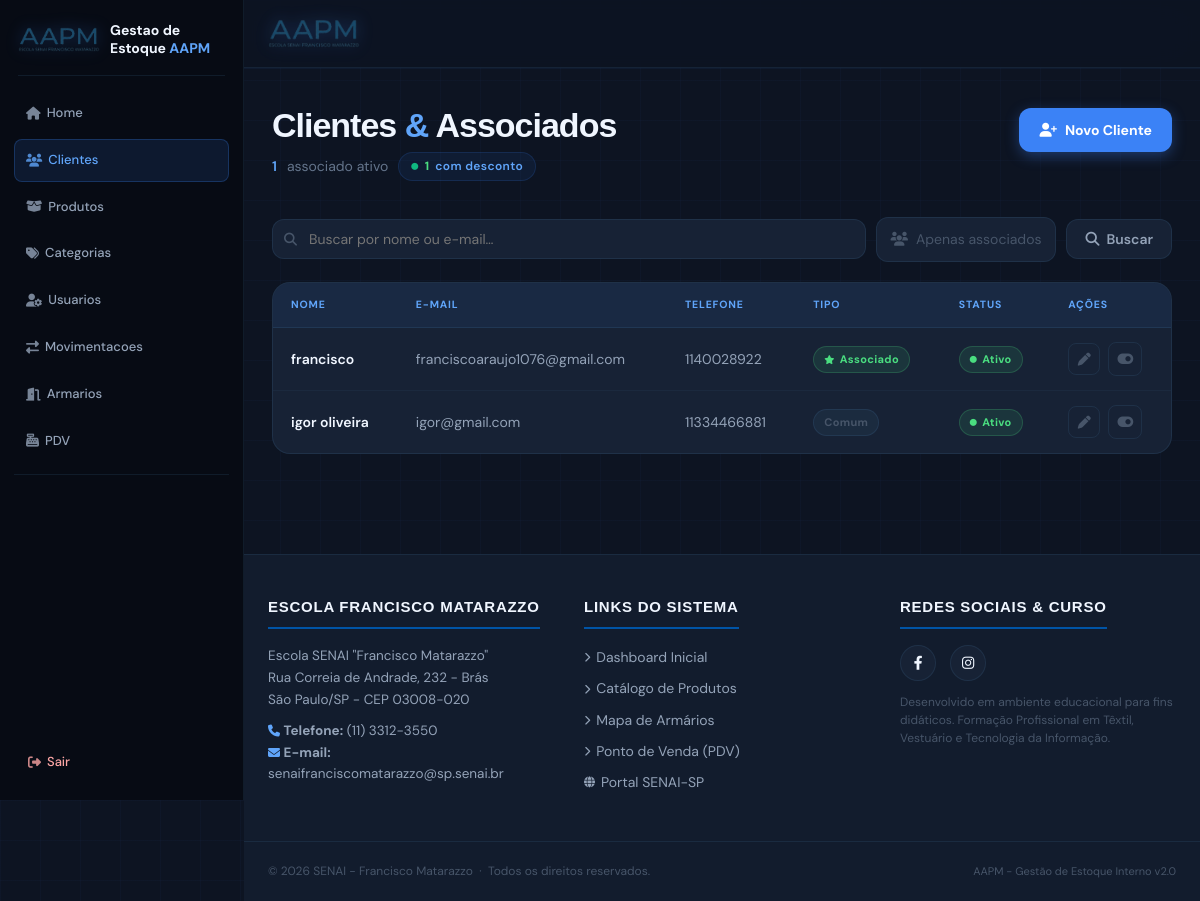
/cliente/ (signed in), run on an earlier commit of the app's database.
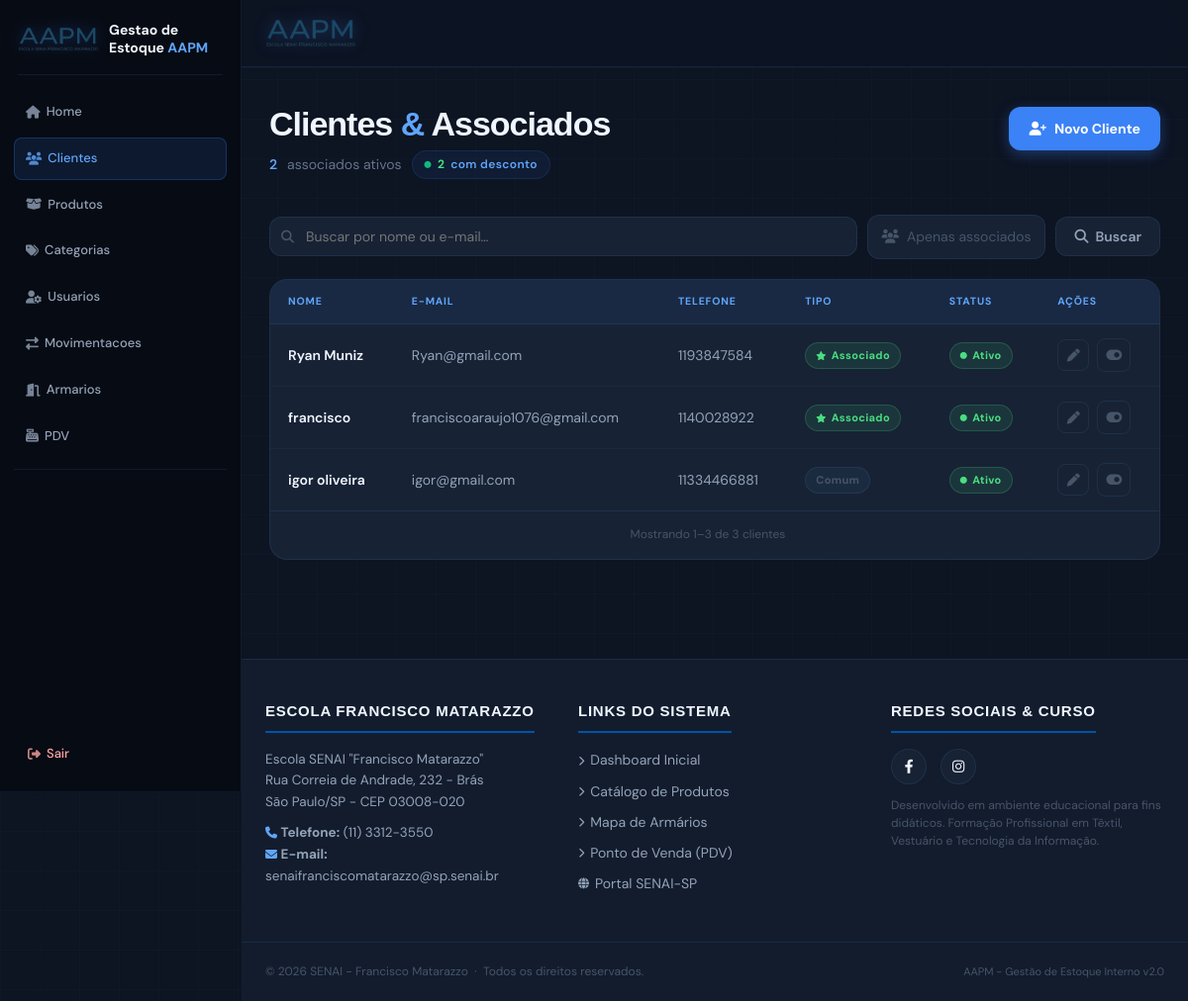
And on a later commit of the database.
### app/models/cliente.py (models this page shows, shortened)
class Cliente(Base):
    __tablename__ = "clientes"
    id         = Column(Integer, primary_key=True, index=True)
    nome       = Column(String(150), nullable=False, index=True)
    email      = Column(String(150), nullable=True)
    telefone   = Column(String(20), nullable=True)
    is_associado = Column(Boolean, default=False, nullable=False)
    ativo      = Column(Boolean, default=True)
    criado_em  = Column(DateTime, server_default=func.now())
    vendas = relationship("Venda", back_populates="cliente")

### app/controllers/cliente_controller.py (the view)
@router.get("/")
def listar_clientes(
    request: Request,
    busca: str = "",
    apenas_associados: bool = False,
    pagina: int = 1,
    por_pagina: int = 16,
    db: Session = Depends(get_db),
    admin = Depends(get_admin)
):
    query = db.query(Cliente)
    if busca:
        query = query.filter(
            Cliente.nome.ilike(f"%{busca}%") |
            Cliente.email.ilike(f"%{busca}%")
        )
    if apenas_associados:
        query = query.filter(Cliente.is_associado == True)
    resultado = paginar(query.order_by(Cliente.nome), pagina, por_pagina)
    total_associados = db.query(Cliente).filter(
        Cliente.is_associado == True,
        Cliente.ativo == True
    ).count()
    return templates.TemplateResponse(
        request,
        "Cliente/index.html",
        {
            "request":           request,
            "usuario":           admin,
            "clientes":          resultado.itens,
            "busca":             busca,
            "apenas_associados": apenas_associados,
            "total_associados":  total_associados,
            "pagina":            resultado.atual,
            "por_pagina":        resultado.por_pagina,
            "total_paginas":     resultado.total_paginas,
            "total_clientes":    resultado.total_itens,
        }
    )

### app/templates/Cliente/index.html (shortened to what this page needs)
{% extends "base.html" %}
{% from "components/pagination.html" import render as render_pagination with context %}
{% block content %}
<div class="page-wrap">
  <div class="page-header">
    <div>
      <h1 class="page-title">Clientes <span>&amp;</span> Associados</h1>
      <p class="page-subtitle">
        <span>{{ total_associados }}</span> associado{{ 's' if total_associados != 1 }} ativo{{ 's' if total_associados != 1 }}
        <span class="stat-pill">
          <i class="fas fa-circle" style="font-size:7px; color:#10b981;"></i>
          <b>{{ total_associados }}</b> com desconto
        </span>
      </p>
    </div>
    <a href="/cliente/novo" class="btn-novo">
      <i class="fas fa-user-plus"></i> Novo Cliente
    </a>
  </div>
  <form method="get" action="/cliente">
    <div class="filters-row">
      <div class="search-wrap">
        <input
          class="input-search"
          type="text"
          name="busca"
          value="{{ busca }}"
          placeholder="Buscar por nome ou e-mail…"
          autocomplete="off"
        >
      </div>
      <label class="checkbox-label">
        <i class="fas fa-users"></i>
        Apenas associados
      </label>
      <button class="btn-buscar" type="submit">
        <i class="fas fa-search"></i> Buscar
      </button>
    </div>
  </form>
  <div class="table-wrap">
    {% if clientes %}
    <table class="clientes-table">
      <thead>
        <tr>
          <th>Nome</th>
          <th>E-mail</th>
          <th>Telefone</th>
          <th>Tipo</th>
          <th>Status</th>
          <th>Ações</th>
        </tr>
      </thead>
      <tbody>
        {% for c in clientes %}
        <tr>
          <td style="font-weight:600; color:var(--text-primary);">{{ c.nome }}</td>
          <td class="td-mono">{{ c.email or '—' }}</td>
          <td>{{ c.telefone or '—' }}</td>
          <td>
            {% if c.is_associado %}
              <span class="badge badge-assoc">
                <i class="fas fa-star" style="font-size:9px;"></i> Associado
              </span>
            {% else %}
              <span class="badge badge-comum">Comum</span>
            {% endif %}
          </td>
          <td>
            {% if c.ativo %}
              <span class="badge badge-ativo">
                <i class="fas fa-circle" style="font-size:7px;"></i> Ativo
              </span>
            {% else %}
              <span class="badge badge-inativo">
                <i class="fas fa-circle" style="font-size:7px;"></i> Inativo
              </span>
            {% endif %}
          </td>
          <td>
            <div class="actions">
              <a href="/cliente/{{ c.id }}/editar" class="btn-icon" title="Editar">
                <i class="fas fa-pen" style="font-size:13px;"></i>
              </a>
              <form class="toggle-form" method="post" action="/cliente/{{ c.id }}/toggle-ativo">
                <button type="button" title="{{ 'Desativar' if c.ativo else 'Ativar' }}"
                  onclick="abrirModalConfirmacao('/cliente/{{ c.id }}/toggle-ativo', null, '{{ c.nome }}', '{{ 'ativar' if not c.ativo else 'desativar' }}');">
                  <i class="fas fa-{{ 'toggle-on' if c.ativo else 'toggle-off' }}" style="font-size:14px;"></i>
                </button>
              </form>
            </div>
          </td>
        </tr>
        {% endfor %}
      </tbody>
    </table>
    {{ render_pagination(pagina, por_pagina, total_clientes, total_paginas, 'clientes') }}
    {% else %}
    <div class="empty">
      <i class="fas fa-users-slash"></i>
      <p>Nenhum cliente encontrado.</p>
    </div>
    {% endif %}
  </div>
</div>
{% endblock %}

What changed in the data, as far as the page shows it:
added Cliente: nome "Ryan Muniz", email "Ryan@gmail.com", telefone "1193847584", is_associado True (drawn), ativo True (drawn)
Also different on the page:
{{ total_associados }}: "1" → "2"
{{ 's' if total_associados != 1 }}: (not shown) → "s"
{{ inicio }}: (not shown) → "1"
{{ fim }}: (not shown) → "3"
{{ total_itens }}: (not shown) → "3"
{{ item_nome }}: (not shown) → "clientes"
text now shown: "Mostrando – de"
